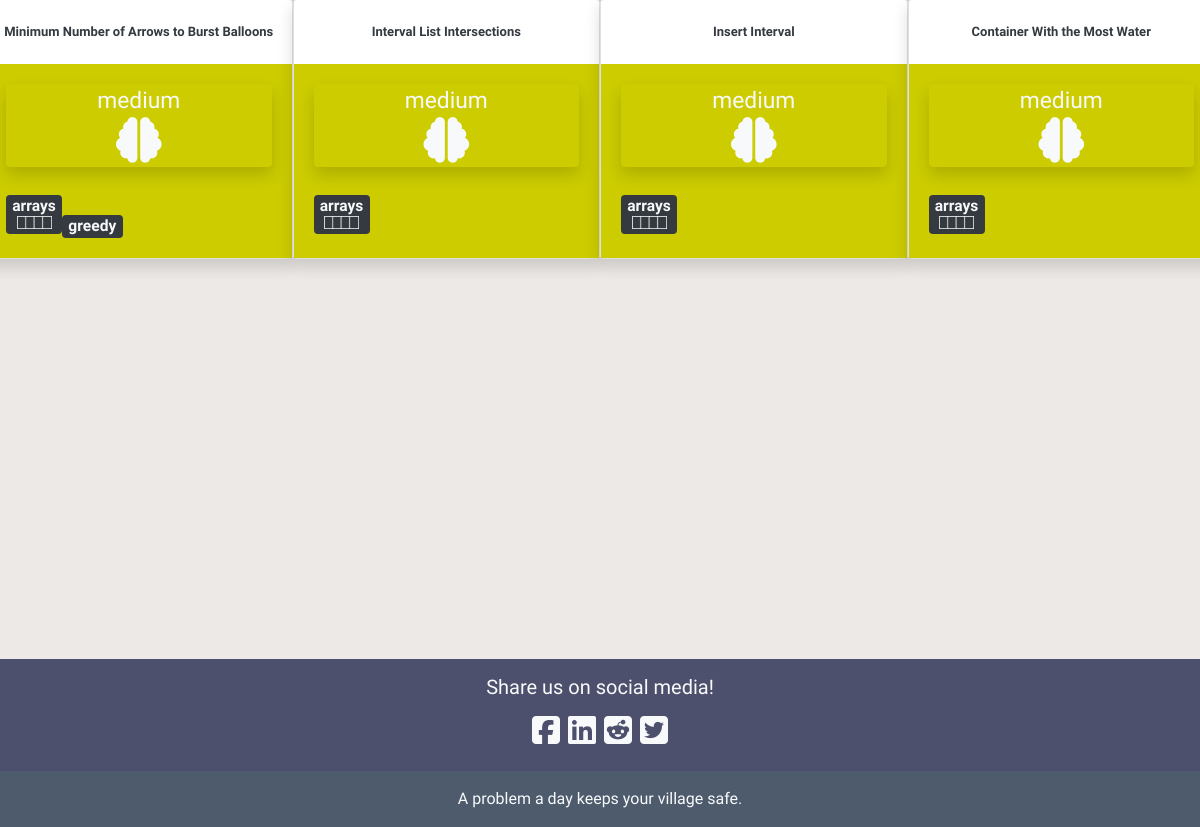
The app's page /questions/category/arrays/ (lower part), older data.
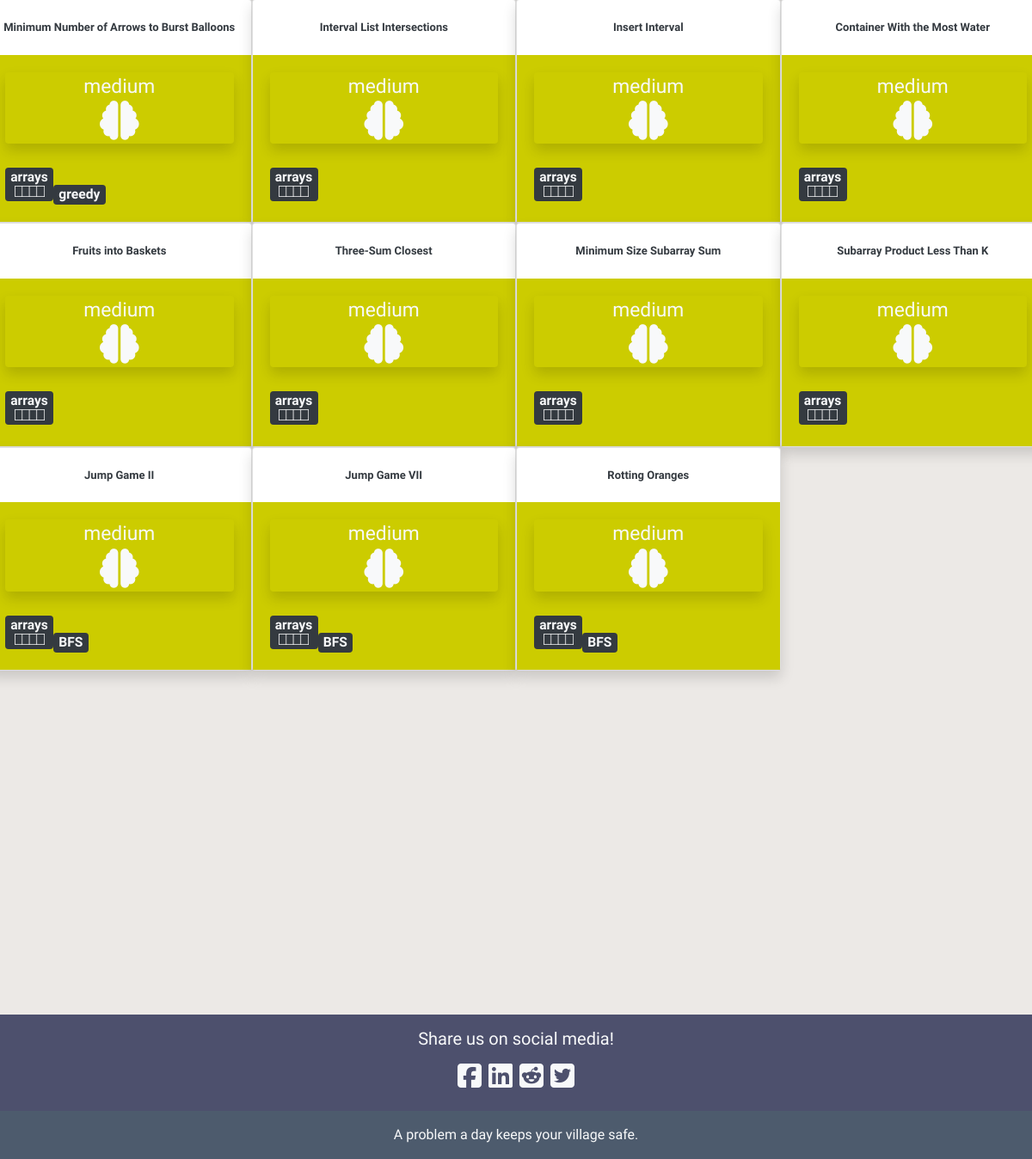
The same page, newer data.
### blog/models.py (models this page shows, shortened)
class Post(models.Model):
    author = models.TextField()
    title = RichTextField()
    category = models.TextField(choices = CATEGORY_CHOICES, default = 'arrays')
    alt_category = models.TextField(choices = CATEGORY_CHOICES, blank=True, null = True)
    difficulty = models.TextField(choices = DIFFICULTY_CHOICES, default = 'easy')
    description = RichTextField()
    text = RichTextField()
    explanation = RichTextField()
    additional_notes = RichTextField(blank=True, null = True)
    published_date = models.DateTimeField(blank=True, null=True)

### blog/views.py (the view)
# urls.py: path('questions/category/<str:category>/', views.CategoryPostListView.as_view(), name='category_post_list'),
class CategoryPostListView(ListView):
    model = Post
    def get_queryset(self, *args, **kwargs):
        category = self.kwargs.get('category')
        main_category = Post.objects.filter(category = category)
        alt_category = Post.objects.filter(alt_category = category)
        questions = Post.objects.filter(title__contains = category)
        categories = main_category | alt_category | questions
        return categories

### blog/static/templates/blog/post_list.html (shortened to what this page needs)
{% extends 'blog/base.html' %}
{% load static %}
{% block content %}
<div class="postlist col-md-12">
    {% if not post_list.count %}
    <h1 class = "counter my-5" align = "center">No Questions Found</h1>
    <br><br>
    {% elif post_list.count == 1 %}
    <h1 class = "counter my-3" align="center">{{post_list.count}} Question</h1>
    <br><br>
    {% else %}
    <br><br>
    {% endif %}
  <div class="row">
  {% for post in post_list %}
  <div class="card shadow" style="width: 25%">
    <br>
    <h3 align="center"><a class="check text-dark" style = "font-size:13px;" href="{% url 'post_detail' pk=post.pk %}">
      <b>{{ post.title|safe }}</b></a></h3>
    {% if post.difficulty == "easy" %}
    <div class="card-body" style="background-color: rgb(0,100,0)">
    {% elif post.difficulty == "medium" %}
    <div class="card-body" style="background-color: rgb(204,204,0)">
    {% elif post.difficulty == "hard" %}
    <div class="card-body" style="background-color: rgb(128,0,0)"">
    {% endif %}
      <div class="postdifficulty text-light shadow rounded"align="center">
        <a class="text-light" href="{% url 'difficulty_post_list' difficulty=post.difficulty %}">
        {{post.difficulty}}
        <br>
        {% if post.difficulty == "medium" %}
        <i class="fas fa-brain fa-2x"></i>
        {% elif post.difficulty == "hard" %}
        <i class="fas fa-brain fa-3x"></i>
        {% else %}
        <i class="fas fa-brain"></i>
        {% endif %}
        </a>
      </div>
      <br>
        <div class="category text-light badge badge-dark my-1">
        <a class="text-light" href="{% url 'category_post_list' category=post.category %}">
        {% if post.category != "linked lists" and post.category != "binary search"%}
        <h8>{{post.category}}</h8>
        {% endif %}
        <br>
        {% if post.category == "linked lists" %}
        <img src="{% static 'images/thumbnail_image8.png' %}" width="45" height="12">
        {% elif post.category == "backtracking" %}
        <i class="fas fa-trash-restore"></i>
        {% elif post.category == "trees" %}
        <img src="{% static 'images/thumbnail_image5.png' %}" width="16.5" height="16.5">
        {% elif post.category == "arrays" %}
        <img src="{% static 'images/thumbnail_image7.png' %}" width="35" height="13">
        {% elif post.category == "strings" %}
        <p class= "my-1" style = "font-size: 9px; font: verdana;"><b>aabb123</b></p>
        {% elif post.category == "hashsets" %}
        <i class="fas fa-table"></i>
        {% elif post.category == "hashmaps" %}
        <i class="fas fa-columns"></i>
        {% elif post.category == "DP" %}
        <i class="my-1 fas fa-sort-amount-up"></i>
        {% elif post.category == "math" %}
        <i class="fas fa-calculator"></i>
        {% elif post.category == "graphs" %}
        <i class="fas fa-th"></i>
        {% elif post.category == "stacks" %}
        <i class="fas fa-angle-double-up"></i>
        {% elif post.category == "queues" %}
        <i class="fas fa-angle-double-right"></i>
        {% elif post.category == "recursion" %}
        <i class="fas fa-infinity"></i>
        {% elif post.category == "tries" %}
        <img src="{% static 'images/thumbnail_image6.png' %}" width="25.3" height="22">
        {% elif post.category == "binary" %}
        <p class= "my-1" style = "font-size: 8px; font: verdana;"><b>01101001</b></p>
        {% elif post.category == "binary search" %}
        <i class="fas fa-arrows-alt-h"></i>
        {% elif post.category == "heaps" %}
        <img src="{% static 'images/thumbnail_image5.png' %}" width="16.5" height="16.5">
        {% endif %}
        </a>
        </div>
        <br>
        {% if post.alt_category %}
        <div class="alt_category text-light badge badge-dark">
        {% else %}
        <div class="alt_category text-light">
        {% endif %}
        <a class="text-light" href="{% url 'category_post_list' category=post.alt_category %}">
          {% if post.alt_category and post.alt_category != "linked lists" and post.alt_category != "binary search"%}
          <h8>{{post.alt_category}}</h8>
          {% endif %}
          <br>
        </a>
        </div>
    </div>
  </div>
  {% endfor %}
  </div>
</div>
{% endblock %}

### blog/static/templates/blog/base.html (shortened to what this page needs)
<!DOCTYPE html>
{% load static %}
<html lang="en" dir="ltr">
<head>
  <link rel="stylesheet" href="https://stackpath.bootstrapcdn.com/bootstrap/4.3.1/css/bootstrap.min.css">
  <link rel="stylesheet" href="{% static 'css/blog.css' %}">
</head>
<div class="content">
  <div class="row">
    {% block content %}
    {% endblock %}
  </div>
</div>
<body>
  <footer class="footer page-footer text-light" style="background-color:rgb(77, 80, 109);" align="center">
    <div class="container">
      <div class="row">
        <div class="col-md-12 py-3 text-light">
          <h5>Share us on social media!</h5>
          <div class="fa-2x social_links" align="center">
            <a class="text-light" href="https://www.facebook.com/sharer/sharer.php?u={{request.build_absolute_uri}}">
              <i class="fab fa-facebook-square"></i>
            </a>
              <a class="text-light" href="https://www.linkedin.com/shareArticle?mini=true&url={{request.build_absolute_uri}}&title=Gaijin%20Gaming&summary=Check%20out%20this%20article%20from%20AlgoNinjutsu%20&source={{request.build_absolute_uri}}">
              <i class="fab fa-linkedin"></i>
            </a>
            <a class="text-light" href="http://www.reddit.com/submit?url={{request.build_absolute_uri}}&title=Check%20out%20this%20article%20from%20AlgoNinjutsu">
              <i class="fab fa-reddit-square"></i>
            </a>
            <a class="text-light" href="http://www.reddit.com/submit?url={{request.build_absolute_uri}}&title=Check%20out%20this%20article%20from%AlgoNinjutsu">
              <i class="fab fa-twitter-square"></i>
            </a>
           </div>
        </div>
      </div>
    </div>
    <div class="footer-copyright text-center py-3" style="background-color:rgb(77,91,109);">A problem a day keeps your village safe.
    </div>
  </footer>
</body>
</html>

### blog/static/css/blog.css (style rules this page uses)
body { font-family: 'Special Elite', cursive; background: #ECE9E6; background: -webkit-linear-gradient(to bottom, #FFFFFF, #ECE9E6); overflow-x: hidden; max-width: 100%; }
.content { padding-top:9rem; }
.footer { margin-top: 400px; width:100%; height: 15%; }

Row changes from the older to the newer data that the page shows:
added Post: title "Fruits into Baskets", difficulty "medium", category "arrays"
added Post: title "Three-Sum Closest", difficulty "medium", category "arrays"
added Post: title "Minimum Size Subarray Sum", difficulty "medium", category "arrays"
added Post: title "Subarray Product Less Than K", difficulty "medium", category "arrays"
added Post: title "Jump Game II", difficulty "medium", category "arrays", alt_category "BFS"
added Post: title "Jump Game VII", difficulty "medium", category "arrays", alt_category "BFS"
added Post: title "Rotting Oranges", difficulty "medium", category "arrays", alt_category "BFS"
